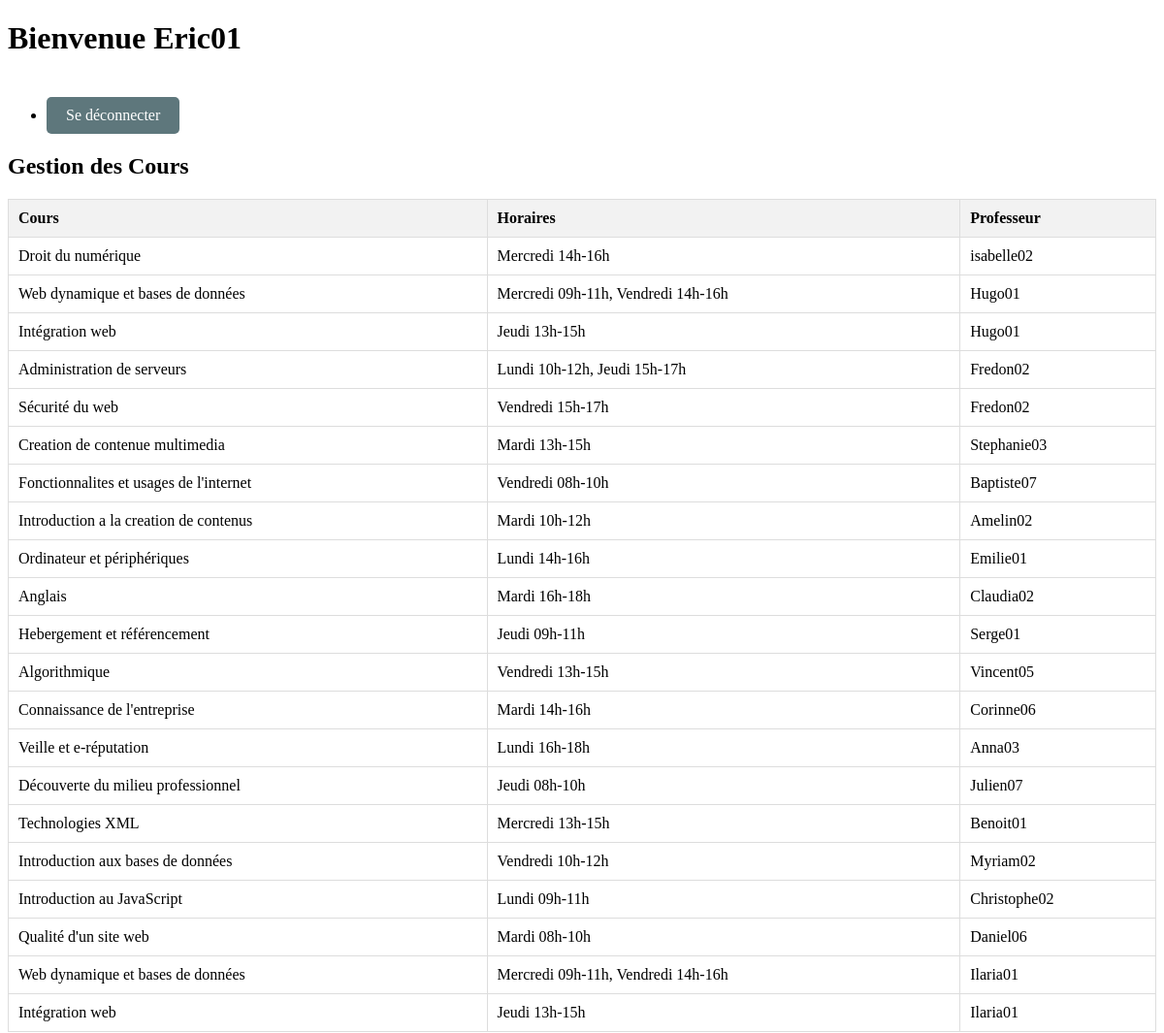
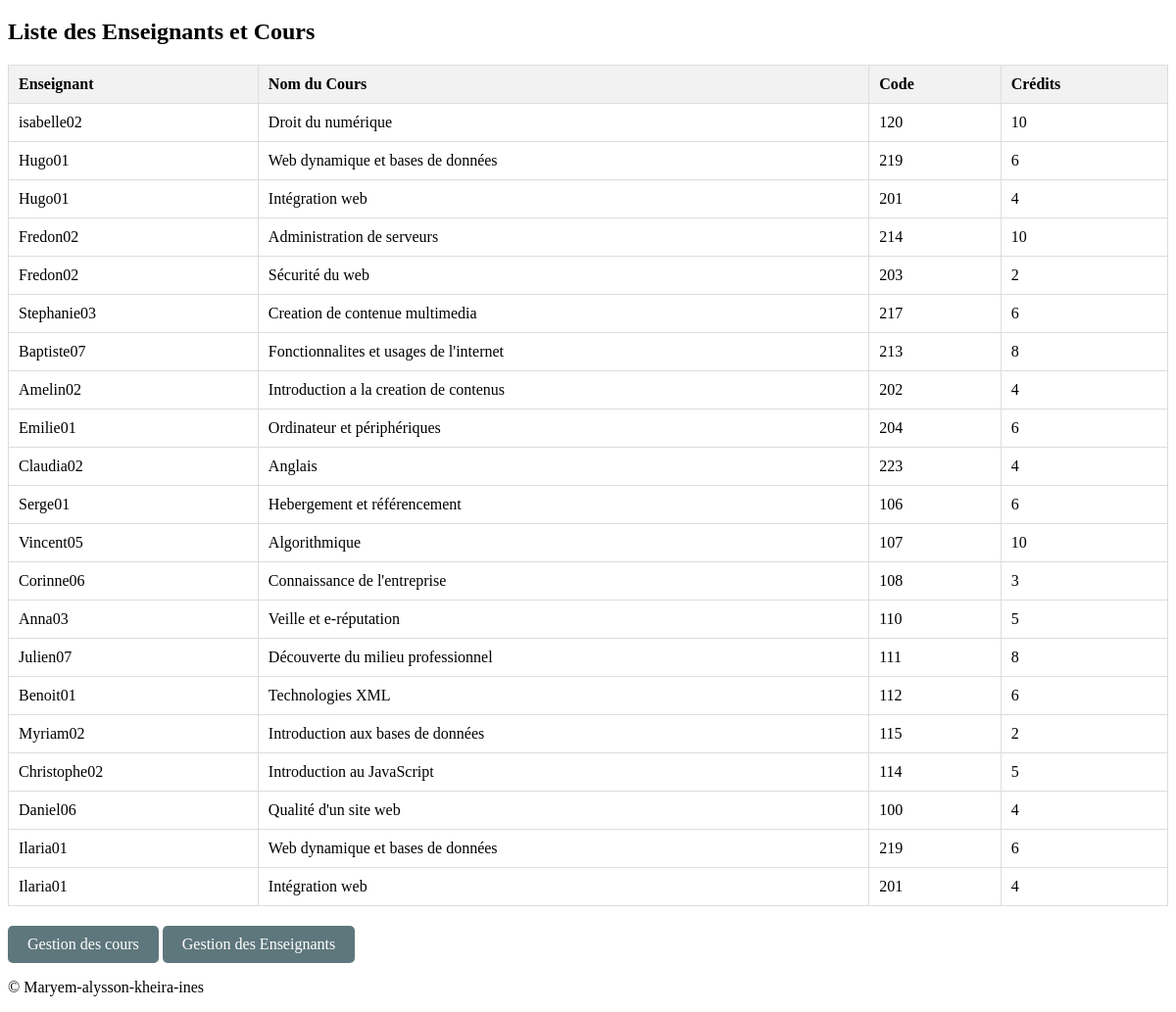
/index.php (signed in), run on the app's committed database (2 pictures, top to bottom).
### tables this page shows
CREATE TABLE `cours` (
  `id` int(11) NOT NULL,
  `nom` varchar(255) NOT NULL,
  `code` int(11) NOT NULL,
  `credits` int(11) NOT NULL,
  `formation` enum('LP','DEUST','BOTH') DEFAULT 'BOTH',
  `horaires_dates` text DEFAULT NULL,
  `salle_classe` varchar(255) DEFAULT NULL,
  `semestre` int(1) NOT NULL
);

CREATE TABLE `enseignants` (
  `id` int(11) NOT NULL,
  `identifiant` varchar(255) NOT NULL,
  `motdepasse` varchar(255) NOT NULL,
  `role` varchar(50) NOT NULL DEFAULT 'prof'
);

### index.php (the view, shortened to what this page needs)
<?php
include('inc.connexion.php');
$user_id = $_SESSION['user_id'];
$query = "SELECT role FROM enseignants WHERE id = :user_id";
$stmt = $bdd->prepare($query);
$stmt->bindParam(':user_id', $user_id, PDO::PARAM_INT);
$stmt->execute();
$role_data = $stmt->fetch(PDO::FETCH_ASSOC);
$role = $role_data['role'];
function getCourses() {
    global $bdd;
    $query = "SELECT c.id, c.nom, c.horaires_dates, c.salle_classe, e.identifiant AS professeur
              FROM cours c
              JOIN cours_enseignants ce ON c.id = ce.id_cours
              JOIN enseignants e ON ce.id_prof = e.id";
    $stmt = $bdd->prepare($query);
    $stmt->execute();
    return $stmt->fetchAll(PDO::FETCH_ASSOC);
}
function getTeacherCourses() {
    global $bdd;
    $query = "
        SELECT
            e.id AS enseignant_id,
            e.identifiant AS enseignant,
            c.nom AS cours_nom,
            c.code AS cours_code,
            c.credits AS cours_credits
        FROM enseignants e
        JOIN cours_enseignants ce ON e.id = ce.id_prof
        JOIN cours c ON ce.id_cours = c.id";
    $stmt = $bdd->prepare($query);
    $stmt->execute();
    return $stmt->fetchAll(PDO::FETCH_ASSOC);
}
$teacher_courses = getTeacherCourses();
$courses = getCourses();
?>
<!DOCTYPE html>
<html lang="fr">
<head>
    <link rel="stylesheet" href="assets/style.css">
</head>
<body>
<header>
    <h1>Bienvenue <?php echo htmlspecialchars($_SESSION['username']); ?></h1>
    <nav>
        <ul>
            <li><a class="btn" href="session_deconnexion.php">Se déconnecter</a></li>
        </ul>
    </nav>
</header>
<main>
     <?php if ($role === 'admin') { ?>
        <section>
            <h2>Gestion des Cours</h2>
            <table>
                <thead>
                    <tr>
                        <th>Cours</th>
                        <th>Horaires</th>
                        <th>Professeur</th>
                    </tr>
                </thead>
                <tbody>
                    <?php foreach ($courses as $course) { ?>
                        <tr>
                            <td><?php echo htmlspecialchars($course['nom']); ?></td>
                            <td><?php echo htmlspecialchars($course['horaires_dates']); ?></td>
                            <td><?php echo htmlspecialchars($course['professeur']); ?></td>
                        </tr>
                    <?php } ?>
                </tbody>
            </table>
        </section>
        <section>
    <h2>Liste des Enseignants et Cours</h2>
    <table>
        <thead>
            <tr>
                <th>Enseignant</th>
                <th>Nom du Cours</th>
                <th>Code</th>
                <th>Crédits</th>
            </tr>
        </thead>
        <tbody>
            <?php foreach ($teacher_courses as $course) { ?>
                <tr>
                    <td><?php echo htmlspecialchars($course['enseignant']); ?></td>
                    <td><?php echo htmlspecialchars($course['cours_nom']); ?></td>
                    <td><?php echo htmlspecialchars($course['cours_code']); ?></td>
                    <td><?php echo htmlspecialchars($course['cours_credits']); ?></td>
                </tr>
            <?php } ?>
        </tbody>
    </table>
    <div>
                <a class="btn" href="gestion_cours.php">Gestion des cours</a>
                <a class="btn" href="gestion_enseignants.php">Gestion des Enseignants</a>
            </div>
</section>
    <?php } ?>
</main>
<footer>
        <p>&copy; Maryem-alysson-kheira-ines</p>
    </footer>
</body>
</html>

### assets/style.css (style rules this page uses)
table { width: 100%; border-collapse: collapse; }
th, td { border: 1px solid #ddd; padding: 10px; text-align: left; }
th { background-color: #f2f2f2; }
.btn { display: inline-block; background-color: #5e777c; color: #fff; padding: 10px 20px; border-radius: 5px; text-decoration: none; margin-top: 20px; }

### data on the page
cours: nom "Droit du numérique", horaires_dates "Mercredi 14h-16h", enseignants.identifiant "isabelle02"
cours: nom "Web dynamique et bases de données", horaires_dates "Mercredi 09h-11h, Vendredi 14h-16h", enseignants.identifiant "Hugo01", enseignants.identifiant "Ilaria01"
cours: nom "Intégration web", horaires_dates "Jeudi 13h-15h", enseignants.identifiant "Hugo01", enseignants.identifiant "Ilaria01"
cours: nom "Administration de serveurs", horaires_dates "Lundi 10h-12h, Jeudi 15h-17h", enseignants.identifiant "Fredon02"
cours: nom "Sécurité du web", horaires_dates "Vendredi 15h-17h", enseignants.identifiant "Fredon02"
cours: nom "Creation de contenue multimedia", horaires_dates "Mardi 13h-15h", enseignants.identifiant "Stephanie03"
cours: nom "Fonctionnalites et usages de l'internet", horaires_dates "Vendredi 08h-10h", enseignants.identifiant "Baptiste07"
cours: nom "Introduction a la creation de contenus", horaires_dates "Mardi 10h-12h", enseignants.identifiant "Amelin02"
cours: nom "Ordinateur et périphériques", horaires_dates "Lundi 14h-16h", enseignants.identifiant "Emilie01"
cours: nom "Anglais", horaires_dates "Mardi 16h-18h", enseignants.identifiant "Claudia02"
cours: nom "Hebergement et référencement", horaires_dates "Jeudi 09h-11h", enseignants.identifiant "Serge01"
cours: nom "Algorithmique", horaires_dates "Vendredi 13h-15h", enseignants.identifiant "Vincent05"
cours: nom "Connaissance de l'entreprise", horaires_dates "Mardi 14h-16h", enseignants.identifiant "Corinne06"
cours: nom "Veille et e-réputation", horaires_dates "Lundi 16h-18h", enseignants.identifiant "Anna03"
cours: nom "Découverte du milieu professionnel", horaires_dates "Jeudi 08h-10h", enseignants.identifiant "Julien07"
cours: nom "Technologies XML", horaires_dates "Mercredi 13h-15h", enseignants.identifiant "Benoit01"
cours: nom "Introduction aux bases de données", horaires_dates "Vendredi 10h-12h", enseignants.identifiant "Myriam02"
cours: nom "Introduction au JavaScript", horaires_dates "Lundi 09h-11h", enseignants.identifiant "Christophe02"
cours: nom "Qualité d'un site web", horaires_dates "Mardi 08h-10h", enseignants.identifiant "Daniel06"
enseignants: identifiant "isabelle02", cours.nom "Droit du numérique", cours.code "120", cours.credits "10"
enseignants: identifiant "Hugo01", cours.nom "Web dynamique et bases de données", cours.code "219", cours.credits "6", cours.nom "Intégration web", cours.code "201", cours.credits "4"
enseignants: identifiant "Fredon02", cours.nom "Administration de serveurs", cours.code "214", cours.credits "10", cours.nom "Sécurité du web", cours.code "203", cours.credits "2"
enseignants: identifiant "Stephanie03", cours.nom "Creation de contenue multimedia", cours.code "217", cours.credits "6"
enseignants: identifiant "Baptiste07", cours.nom "Fonctionnalites et usages de l'internet", cours.code "213", cours.credits "8"
enseignants: identifiant "Amelin02", cours.nom "Introduction a la creation de contenus", cours.code "202", cours.credits "4"
enseignants: identifiant "Emilie01", cours.nom "Ordinateur et périphériques", cours.code "204", cours.credits "6"
enseignants: identifiant "Claudia02", cours.nom "Anglais", cours.code "223", cours.credits "4"
enseignants: identifiant "Serge01", cours.nom "Hebergement et référencement", cours.code "106", cours.credits "6"
enseignants: identifiant "Vincent05", cours.nom "Algorithmique", cours.code "107", cours.credits "10"
enseignants: identifiant "Corinne06", cours.nom "Connaissance de l'entreprise", cours.code "108", cours.credits "3"
enseignants: identifiant "Anna03", cours.nom "Veille et e-réputation", cours.code "110", cours.credits "5"
enseignants: identifiant "Julien07", cours.nom "Découverte du milieu professionnel", cours.code "111", cours.credits "8"
enseignants: identifiant "Benoit01", cours.nom "Technologies XML", cours.code "112", cours.credits "6"
enseignants: identifiant "Myriam02", cours.nom "Introduction aux bases de données", cours.code "115", cours.credits "2"
enseignants: identifiant "Christophe02", cours.nom "Introduction au JavaScript", cours.code "114", cours.credits "5"
enseignants: identifiant "Daniel06", cours.nom "Qualité d'un site web", cours.code "100", cours.credits "4"
enseignants: identifiant "Ilaria01", cours.nom "Web dynamique et bases de données", cours.code "219", cours.credits "6", cours.nom "Intégration web", cours.code "201", cours.credits "4"

### other printed values
$_SESSION['username'] "Eric01"
